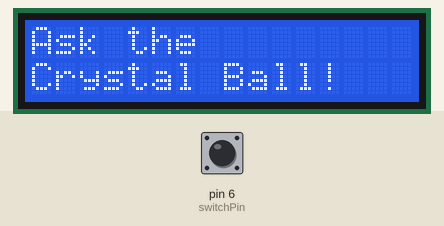
Bench run of a sketch on a simulated Arduino Uno, built with avr-gcc and run on an emulated ATmega328P. Parts: 16×2 character LCD. The inputs (shaded band) are chosen by the test bench; at power-on: pin 6 (switchPin) LOW. Random numbers use the default seed unless the sketch sets one.

Above: at 1.2 s.
1.3 s: pin 6 (switchPin) pulled HIGH for 0.15 s
At 2.0 s:
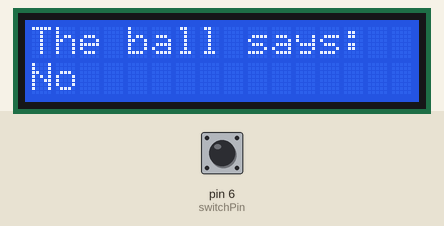
2.9 s: pin 6 (switchPin) pulled HIGH for 1 s
At 4.7 s:
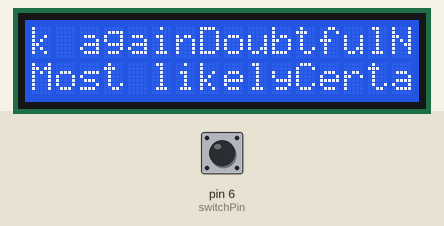
5.4 s: pin 6 (switchPin) pulsed HIGH 5 times (0.12 s each, 0.3 s apart)
At 7.4 s:
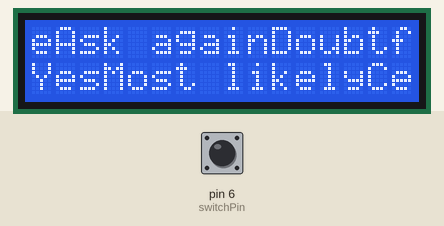
8.4 s: pin 6 (switchPin) pulled HIGH for 0.15 s
At 9.7 s:
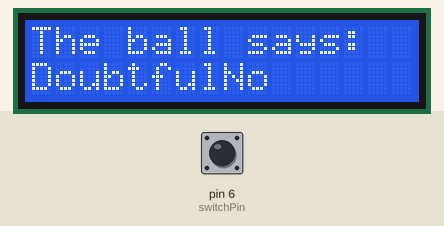
10.0 s: pin 6 (switchPin) pulled HIGH for 3.2 s
At 14.1 s:
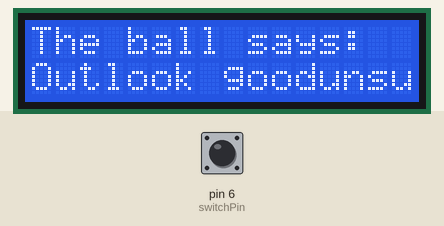
14.7 s: pin 6 (switchPin) pulled HIGH for 0.15 s
At 15.8 s:
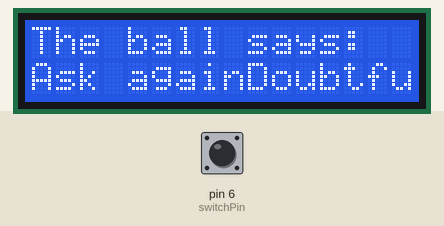
Timing chart, 0 to 17.3 s (numbered marks = the images above; inputs shaded):
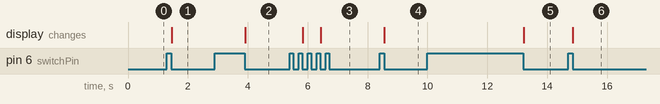

Measured:
- after the input at 1.3 s, the display: changes after 0.15 s (image 1)
- after the input at 2.9 s, the display: changes after 1.0 s (image 2)
- after the input at 5.4 s, the display: first changes after 0.43 s (image 3 shows a later state)
- after the input at 8.4 s, the display: changes after 0.16 s (image 4)
- after the input at 10.0 s, the display: changes after 3.2 s (image 5)
- after the input at 14.7 s, the display: changes after 0.16 s (image 6)

The sketch:

Crystal_Ball.ino
```cpp
#include <LiquidCrystal.h>
LiquidCrystal lcd(12,11,5,4,3,2);

const int switchPin = 6;
int switchState  = 0;
int prevSwitchState = 0;
int reply;

void setup(){
  lcd.begin(16,2);
  pinMode(switchPin,INPUT);

  lcd.print("Ask the");
  lcd.setCursor(0,1);
  lcd.print("Crystal Ball!");


}

void loop(){
  switchState = digitalRead(switchPin);
  if(switchState != prevSwitchState){
    if(switchState == LOW){
      reply = random(8);
      lcd.clear();
      lcd.setCursor(0,0);
      lcd.print("The ball says:");
      lcd.setCursor(0,1);
      switch(reply){
        case 0 :
        lcd.print("Yes");
        case 1 :
        lcd.print("Most likely");
        case 2 :
        lcd.print("Certainly");
        case 3 :
        lcd.print("Outlook good");
        case 4 :
          lcd.print("unsure");
        case 5 :
        lcd.print("Ask again");
        case 6 :
        lcd.print("Doubtful");
        case 7 :
        lcd.print("No");
        break;
      }
    }
  }
  prevSwitchState = switchState;
}
```
